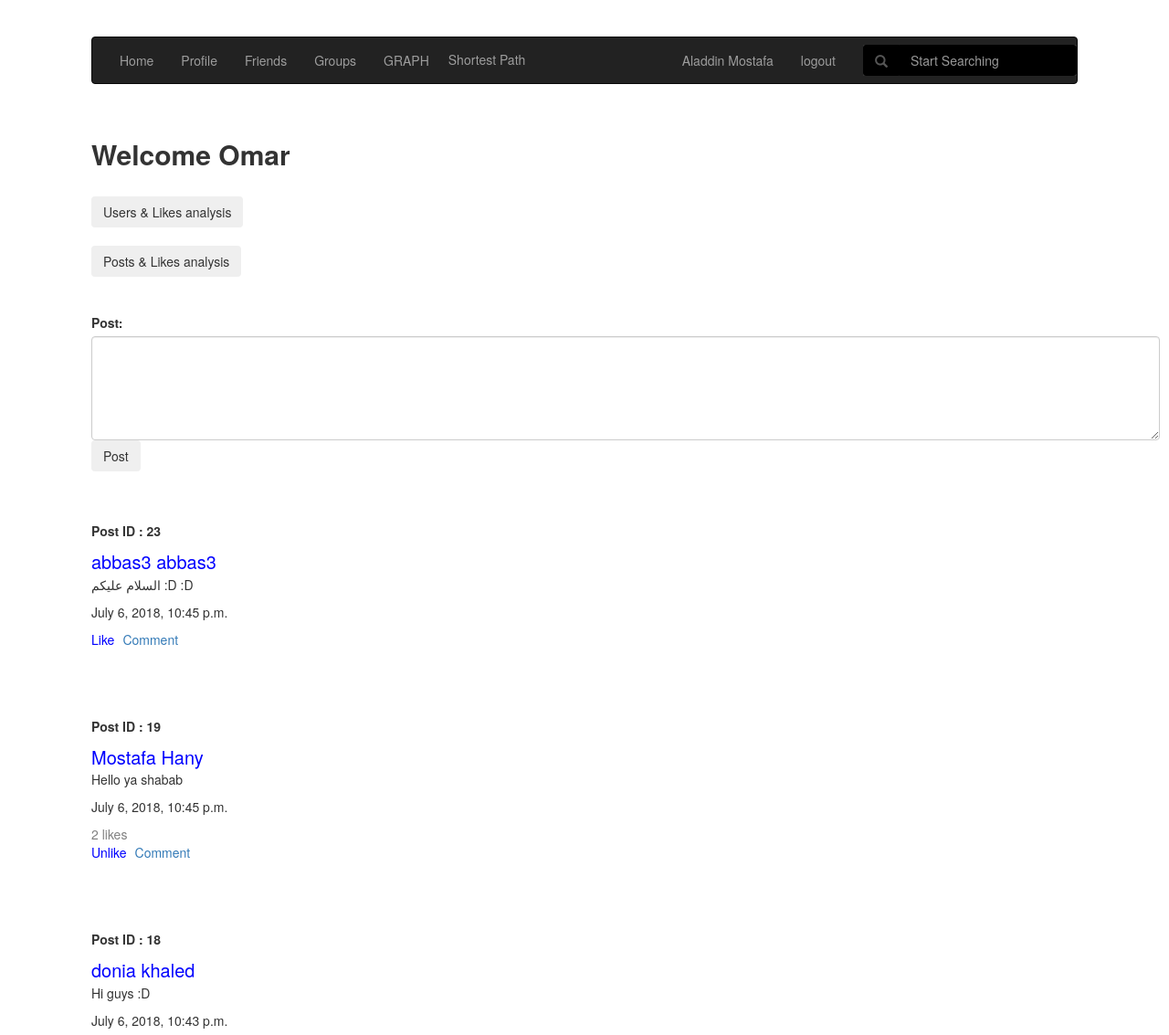
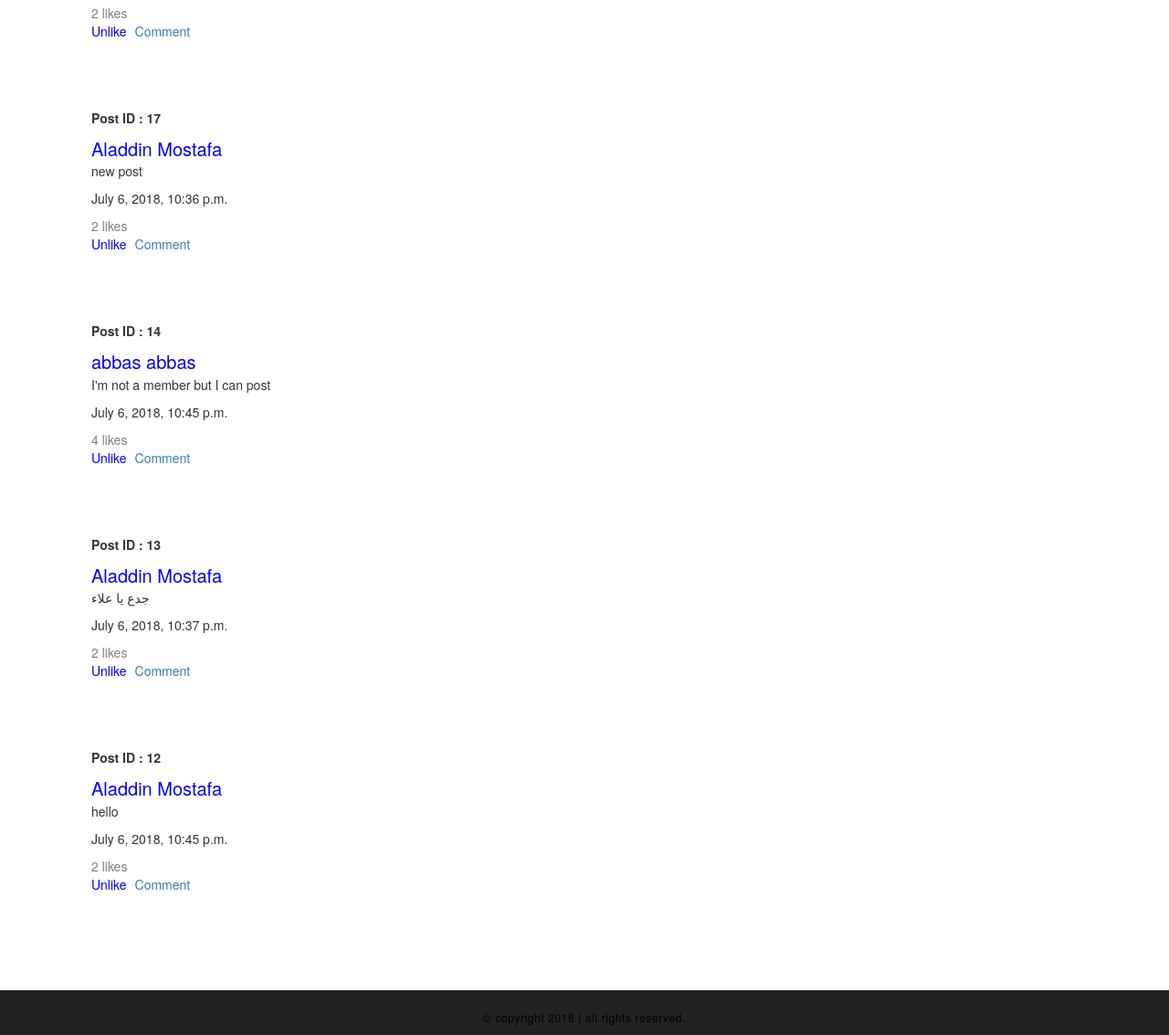
The app's page /groups/1/ (signed in), older data (2 pictures, top to bottom).
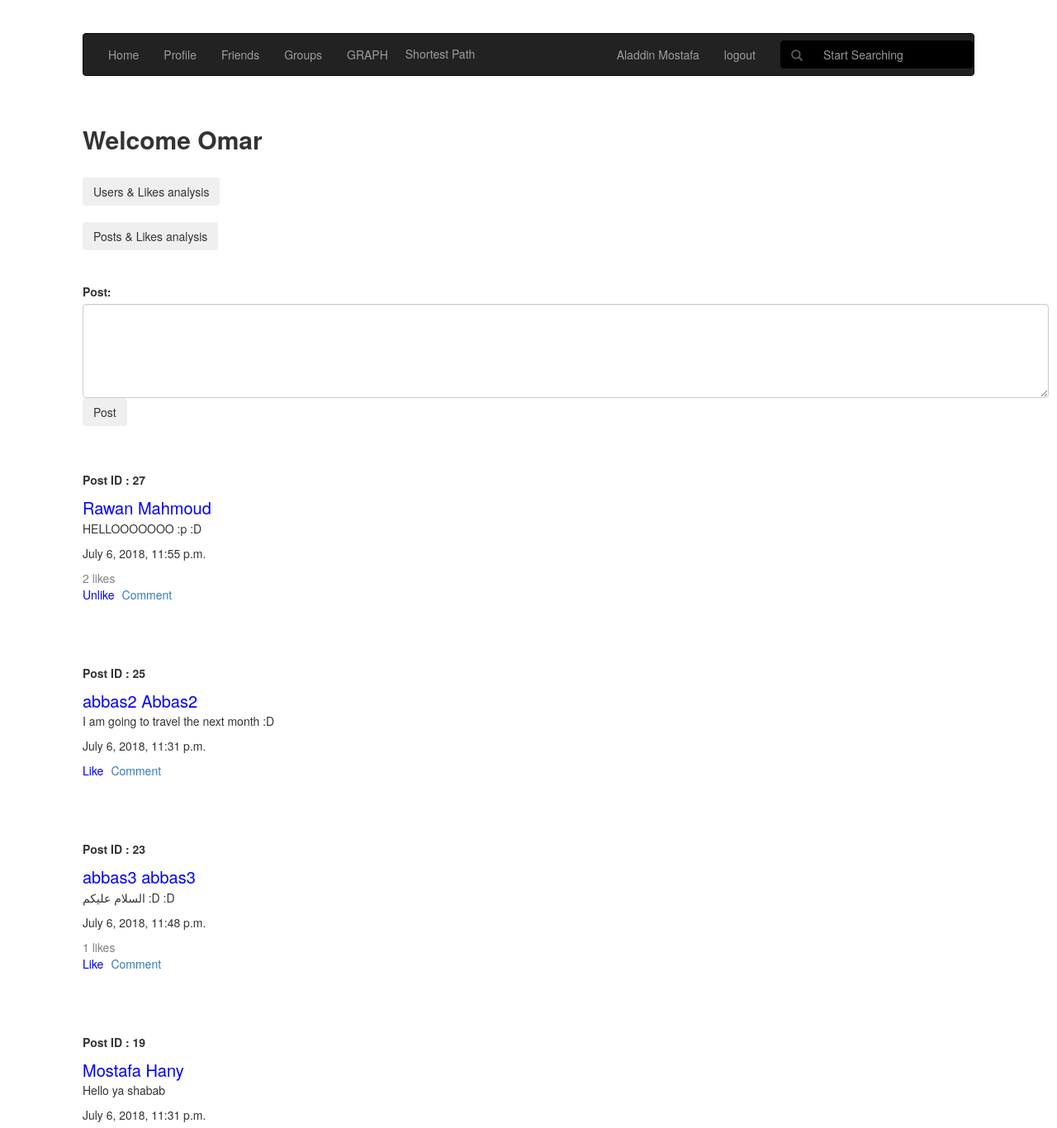
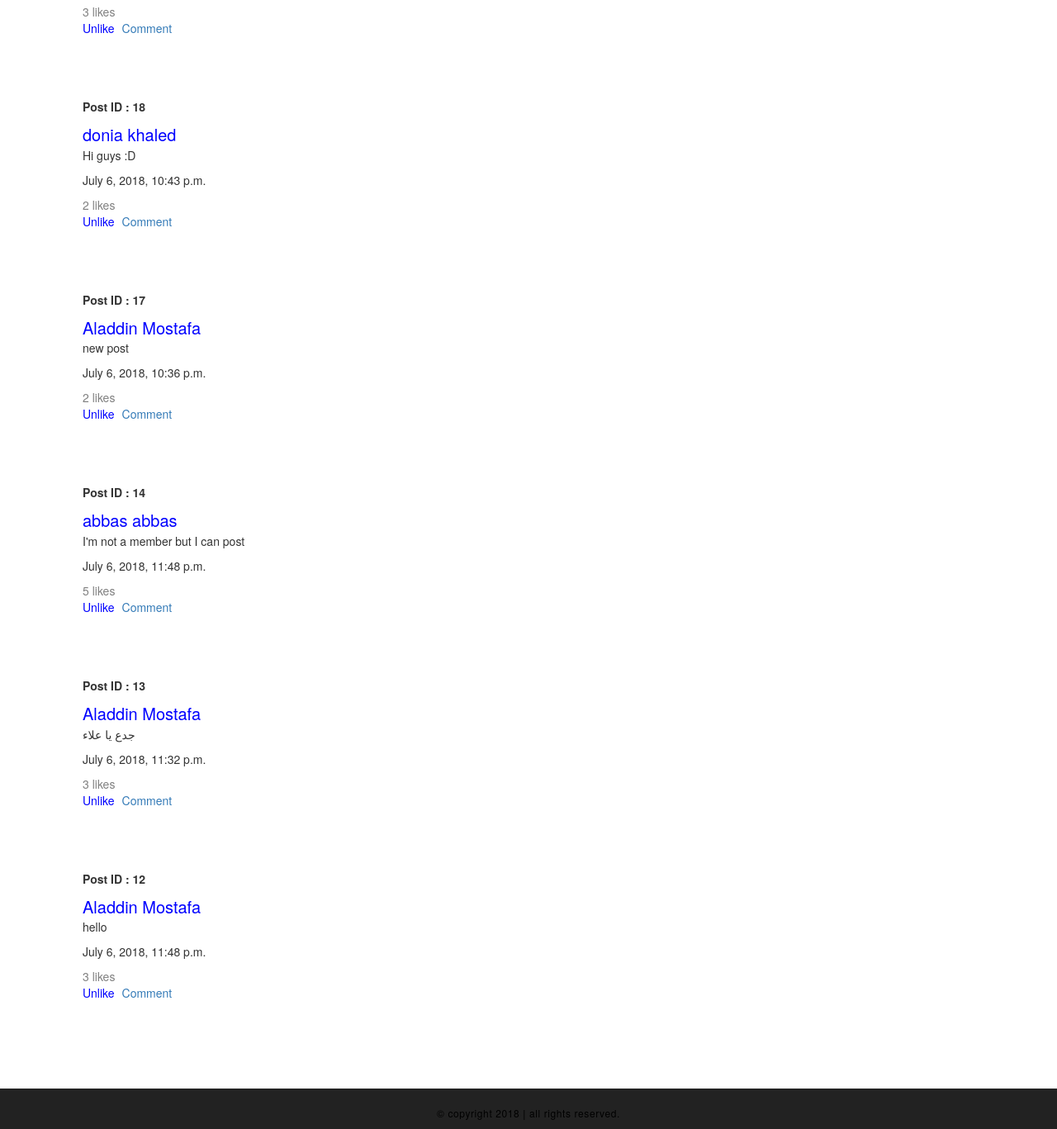
The same page, newer data (2 pictures, top to bottom).
### social_network/models.py (models this page shows, shortened)
class CustomUser(AbstractUser):
    friends = models.ManyToManyField('self')
    username = models.CharField(max_length=100, unique=True)
    password = models.CharField(max_length=100)
    email = models.CharField(max_length=100, unique=True)
    first_name = models.CharField(max_length=100)
    last_name = models.CharField(max_length=100)
    birth_date = models.CharField(max_length=10)
    gender = models.CharField(max_length=8)
    mobile_number = models.CharField(max_length=15)
    def __str__(self):
        return self.first_name + " " + self.last_name

class Group(models.Model):
    name = models.CharField(max_length=100, unique=True)
    users = models.ManyToManyField(CustomUser, related_name="my_groups")
    def __str__(self):
        return self.name

class Mypost(models.Model):
    postbody = models.CharField(max_length=1000)
    user = models.ForeignKey(CustomUser, on_delete=models.CASCADE)
    created = models.DateTimeField(auto_now_add=True)
    updated = models.DateTimeField(auto_now=True)
    likes = models.ManyToManyField(CustomUser, related_name="my_likes")
    group = models.ForeignKey(Group, on_delete=models.CASCADE, default=None, blank=True, null=True)

### social_network/views.py (the view, shortened to what this page needs)
# urls.py: url(r'groups/(?P<group_id>[0-9]+)/', views.groupHome.as_view(),name='grouphome' ),
class groupHome(View):
    template = 'social_network/group_home.html'
    def get(self, request, group_id):
        if request.user.is_authenticated:
            group = Group.objects.get(pk=group_id)
            posts = group.mypost_set.all()
            posts = sorted(posts, key=lambda instance: instance.created, reverse=True)
            return render(request, self.template, {'posts':posts, 'group':group})
        return render(request, self.template, {})

### social_network/templates/social_network/group_home.html (shortened to what this page needs)
<!DOCTYPE html>
<html lang="en">
<head>
<link rel="stylesheet" href="https://cdnjs.cloudflare.com/ajax/libs/font-awesome/4.7.0/css/font-awesome.min.css">
<link rel="stylesheet" href="https://maxcdn.bootstrapcdn.com/bootstrap/3.3.7/css/bootstrap.min.css">
<link rel="stylesheet" href="https://maxcdn.bootstrapcdn.com/bootstrap/3.3.7/css/bootstrap.min.css">
</head>
<body>
<nav class="navbar navbar-inverse">
  <div class="container-fluid">
    <ul class="nav navbar-nav">
      <li ><a href="/">Home</a></li>
      <li><a href="/{{user.username}}/">Profile</a></li>
      <li><a href="/{{user.username}}/friends/">Friends</a></li>
        <li><a href="/{{user.username}}/groups/">Groups</a></li>
        <li><a href="{%url 'graph'%}">GRAPH</a></li>
        <li><button  id="from_to">Shortest Path</button></li>
    </ul>
      <ul class="nav navbar-nav navbar-right">
          {% if user.is_authenticated %}
          <li><a href="/{{user.username}}/">{{user}}</a></li>
          <li><a href="/logout/"> logout </a></li>
          {% else %}
          <li><a href="/reg/"> Register </a></li>
          <li><a href="/login/"> Login </a></li>
          {% endif %}
      <form class="navbar-form navbar-right" method="get" action="">
        <div class="form-group" style="background-color:#333;">
            <div class="input-group" >
                <div class="input-group-addon" style="background-color:black;border-color:black;">
                    <span class="glyphicon glyphicon-search"></span>
                </div>
                <input type="text" name="search" class="form-control" placeholder="Start Searching" style="background-color:black;border-color:black;">
            </div>
        </div>
      </form>
            </ul>
  </div>
</nav>
<br>
<h2 class="card-title"><b>{{group}}</b></h2>
<br>
        <form method="post" action="{%url 'groupan'%}">
            <button type="submit" class="btn" name="addfriend" value={{user.username}}>Users & Likes analysis</button>
        </form>
<br>
        <form method="post" action="{%url 'postan'%}">
            <button type="submit" class="btn" name="addfriend" value={{user.username}}>Posts & Likes analysis</button>
        </form>
<br>
<br>
<div class="container">
  <div class="row">
    <div class="card">
      <div class="form-group">
    {% if user.is_authenticated %}
<form method="post" action="">
  <label for="comment">Post:</label>
  <textarea class="form-control" rows="5" id="comment" name="postbody"></textarea>
  <button type="submit" class="btn">Post</button>
</form>
</div>
</div>
</div>
<br>
<br>
{%for post in posts%}
    <div class="row">
  <div class="card">
<div class="card-body">
              <p class="card-text"><strong>Post ID : {{post.pk}}</strong></p>
  <a href="{%url 'profile' post.user.username %}" class="author">{{post.user}}</a>
  <p class="card-text">{{post.postbody}}</p>
    <p class="card-text">{{post.updated}}</p>
    <div class="form-group mx-sm-3 mb-2">
    {% if post.likes.count > 0 %}
        <form method="post" action="">
        <button type="submit" class="LikesBtn">{{post.likes.count}} likes</button>
        </form>
    {% endif %}
    {% if request.user in post.likes.all %}
    <form method="post" action="">
        <button type="submit" class="likebtn">Unlike</button>
    </form>
    {%else%}
    <form method="post" action="">
        <button type="submit" class="likebtn">Like</button>
    </form>
    {%endif%}
  <a href="#" class="card-link">Comment</a>
  </div>
    <br> <br> <br>
</div>
</div>
</div>
    {% endfor %}
    {%endif%}
<br>
<br>
<div class="row">
  <div class="card">
<div class="card-body">
<div class="container-fluid" id="footer">
   <div>
     <p>
       &copy; copyright 2018 | all rights reserved.
     </p>
   </div>
 </div>
</div>
</body>
</html>

### social_network/templates/social_network/group_home.html (style rules this page uses)
.likebtn { float:left; margin-right:9px; background:none!important; color:blue; border:none; padding:0!important; font: inherit; cursor: pointer; }
.LikesBtn { background:none!important; color:grey; border:none; padding:0!important; font: inherit; cursor: pointer; }
.author { background:none!important; color:blue; border:none; padding:0!important; font: inherit; font-size: 20px; cursor: pointer; }
body { margin:40px 100px; }
#footer { background: #222; border-top: 1px solid #222; margin: 0; padding: 0; width: 100%; position: fixed; left: 0; bottom: 0; text-align: center; }
#footer > div { margin: 0 auto; padding: 10px 0 10px; overflow: hidden; text-align: center; width: 100%; }
#footer div p { color: #000; display: inline-block; font-size: 12px; letter-spacing: 0.05em; margin: 0; padding: 10px 0 0; text-align: center; }
#from_to { background:#222; color:#9d9d9d; border-color:#222; border:none; margin-top:13px; }

Row changes from the older to the newer data that the page shows:
added Mypost: pk "27", user "Rawan Mahmoud", postbody "HELLOOOOOOO :p :D", updated "July 6, 2018, 11:55 p.m.", likes.count "2"
added Mypost: pk "25", user "abbas2 Abbas2", postbody "I am going to travel the next month :D", updated "July 6, 2018, 11:31 p.m."
changed Mypost "السلام عليكم :D :D": updated "July 6, 2018, 10:45 p.m." → "July 6, 2018, 11:48 p.m."; likes.count (not shown) → "1"
changed Mypost "Hello ya shabab": updated "July 6, 2018, 10:45 p.m." → "July 6, 2018, 11:31 p.m."; likes.count "2" → "3"
changed Mypost "I'm not a member but I can post": updated "July 6, 2018, 10:45 p.m." → "July 6, 2018, 11:48 p.m."; likes.count "4" → "5"
changed Mypost "جدع يا علاء": updated "July 6, 2018, 10:37 p.m." → "July 6, 2018, 11:32 p.m."; likes.count "2" → "3"
changed Mypost "hello": updated "July 6, 2018, 10:45 p.m." → "July 6, 2018, 11:48 p.m."; likes.count "2" → "3"
